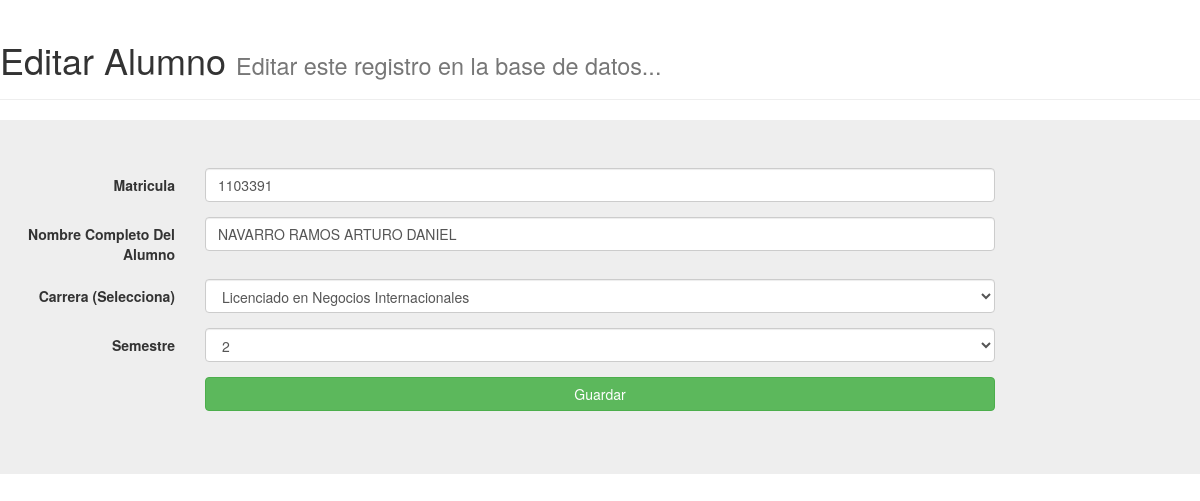
The page /FormsEditar/Alumnos.php?Matricula_Alumno=1103391 on the database its author committed.
### tables this page shows
CREATE TABLE IF NOT EXISTS `alumnos` (
  `Id_Alumno` int(11) NOT NULL,
  `Matricula_Alumno` varchar(10) NOT NULL,
  `Nombre_Alumno` varchar(70) NOT NULL,
  `Carrera_Alumno` varchar(50) NOT NULL,
  `Semestre_Alumno` varchar(50) NOT NULL
);

### configuracion.php (called while the page is built, shortened)
<?php
  $ALUMNOS = "alumnos";
?>

### FormsEditar/Alumnos.php (the view, shortened to what this page needs)
<?php
  include "../configuracion.php";
  $mysqli = new mysqli($SERVIDOR,$USER,$PASS,$BD);
    if ($mysqli->connect_errno)
    {
      echo "Fallo al conectar al servidor: (" . $mysqli->connect_errno . ") " . $mysqli->connect_error;
    }
      else
        {
          $mat = $_GET['Matricula_Alumno'];
            $Ver_Alumno = "SELECT * FROM $ALUMNOS WHERE Matricula_Alumno = '".$mat."'";
            $Result_ver_alumno = $mysqli->query($Ver_Alumno);
          $row = $Result_ver_alumno->fetch_assoc();
      }
   ?>
<html>
  <head>
    <link rel="stylesheet" href="../includes/css/bootstrap.css">
  </head>
  <body>
    <div class="page-header">
      <h1>Editar Alumno <small>Editar este registro en la base de datos...</small></h1>
    </div>
    <section class="jumbotron">
      <form class="form-horizontal" action="../BibliotecaPHP/Update_Alumnos.php" method="post">
        <div class="form-group">
          <label class="control-label col-sm-2">Matricula</label>
          <div class="col-sm-8">
            <input class="form-control" type="text" name="Matricula_Alumno" value="<?php echo $row['Matricula_Alumno']?>">
          </div>
        </div>
        <div class="form-group">
          <label class="control-label col-sm-2">Nombre Completo Del Alumno</label>
          <div class="col-sm-8">
            <input class="form-control" type="text" name="Nombre_Alumno" value="<?php echo $row['Nombre_Alumno']?>">
          </div>
        </div>
        <div class="form-group">
          <label class="control-label col-sm-2">Carrera (Selecciona)</label>
          <div class="col-sm-8">
            <select class="form-control" type="text" name="Carrera_Alumno">
              <option><?php echo $row['Carrera_Alumno'] ?></option>
            </select>
          </div>
        </div>
        <div class="form-group">
          <label class="control-label col-sm-2">Semestre</label>
          <div class="col-sm-8">
            <select class="form-control" type="number" name="Semestre_Alumno" >
              <option><?php echo $row['Semestre_Alumno']; ?> </option>
            </select>
          </div>
        </div>
        <div class="form-group">
          <div class="col-sm-offset-2 col-sm-8">
            <button type="submit" class="btn btn-success btn-block">Guardar</button>
          </div>
        </div>
      </form>
    </section>
  </body>
</html>

### rows shown on the page
alumnos: Matricula_Alumno "1103391", Nombre_Alumno "NAVARRO RAMOS ARTURO DANIEL", Carrera_Alumno "Licenciado en Negocios Internacionales", Semestre_Alumno "2"
